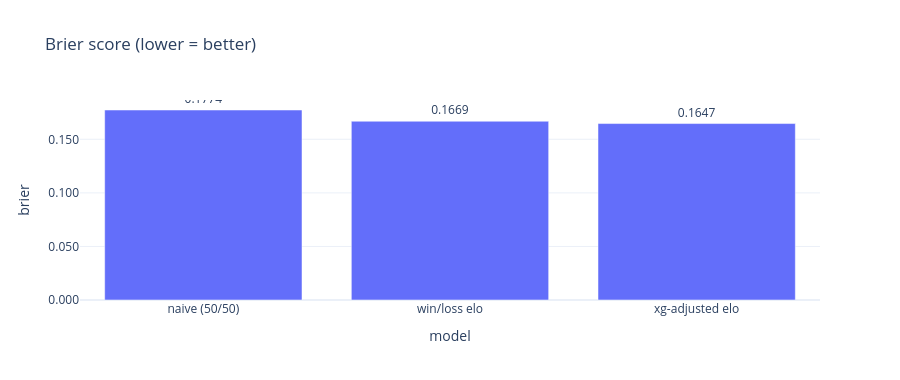

This figure's notebook cell:
### Code cell
fig = px.bar(compare, x='model', y='brier', text='brier',
             title='Brier score (lower = better)', height=380)
fig.update_layout(template='plotly_white', yaxis_tickformat='.3f')
fig.update_traces(texttemplate='%{text:.4f}', textposition='outside')
fig.show()

### Figure 1 — Plotly figure (JSON) as saved in the notebook; plotly's stock layout.template omitted (floating-point values rounded to 4 significant figures)
{"data": [{"hovertemplate": "model=%{x}<br>brier=%{text}<extra></extra>", "legendgroup": "", "marker": {"color": "#636efa", "pattern": {"shape": ""}}, "name": "", "orientation": "v", "showlegend": false, "text": [0.1774, 0.1669, 0.1647], "textposition": "outside", "texttemplate": "%{text:.4f}", "type": "bar", "x": ["naive (50/50)", "win/loss elo", "xg-adjusted elo"], "xaxis": "x", "y": [0.1774, 0.1669, 0.1647], "yaxis": "y"}], "layout": {"barmode": "relative", "height": 380, "legend": {"tracegroupgap": 0}, "title": {"text": "Brier score (lower = better)"}, "xaxis": {"anchor": "y", "domain": [0.0, 1.0], "title": {"text": "model"}}, "yaxis": {"anchor": "x", "domain": [0.0, 1.0], "tickformat": ".3f", "title": {"text": "brier"}}}}
